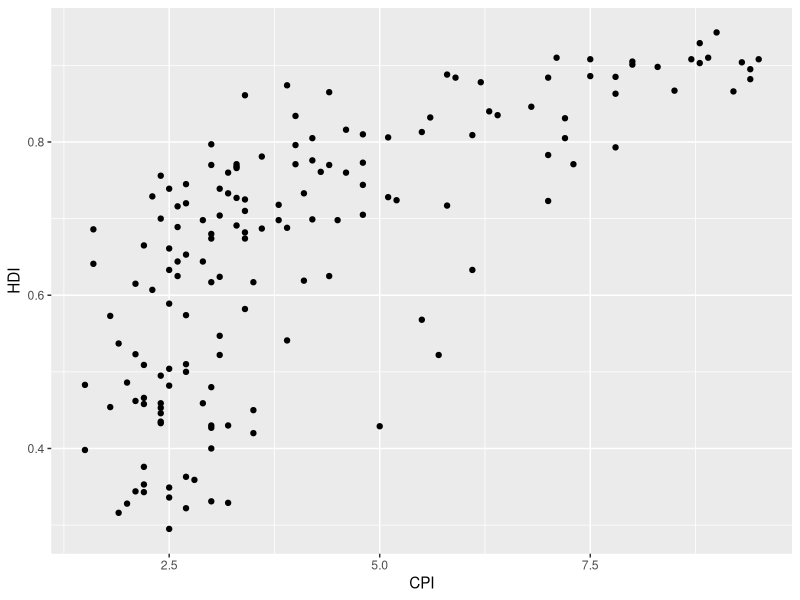
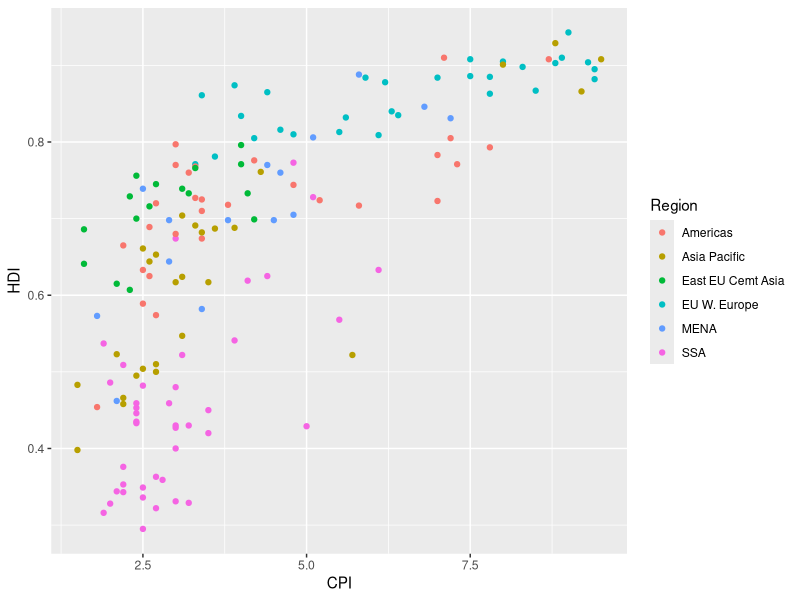
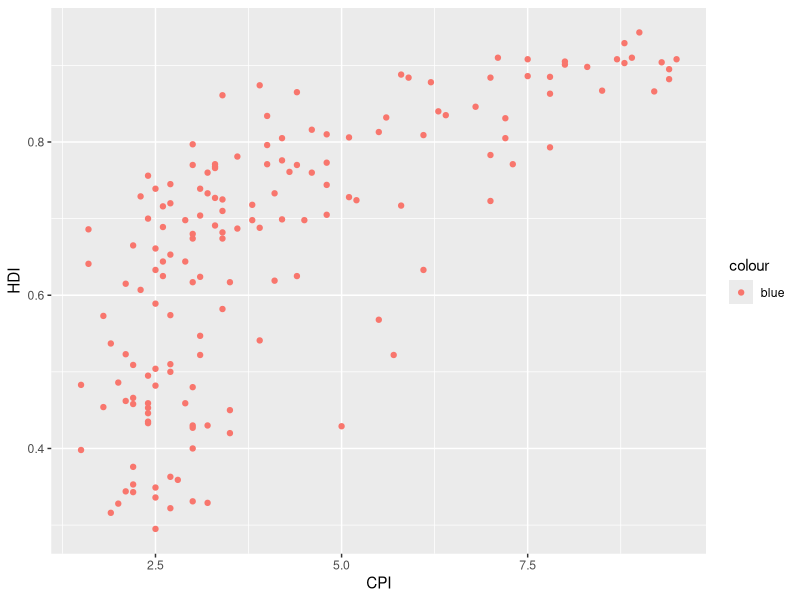
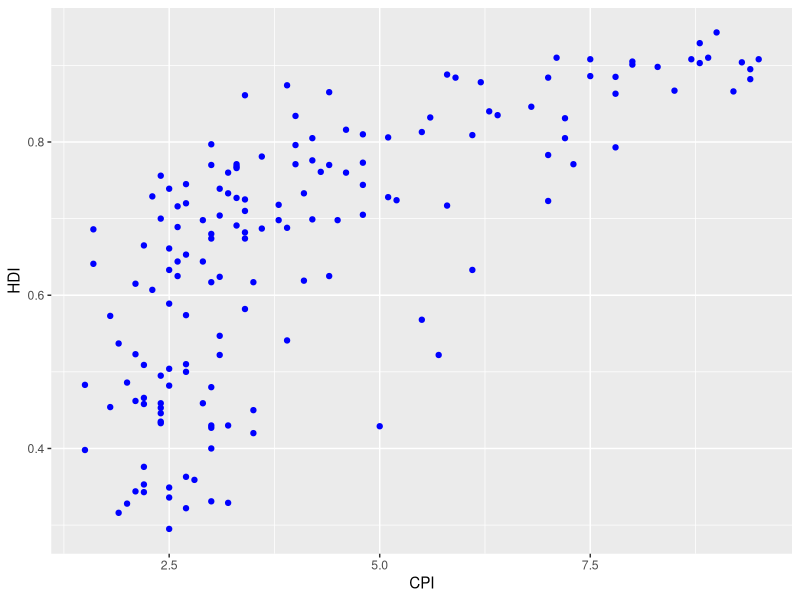
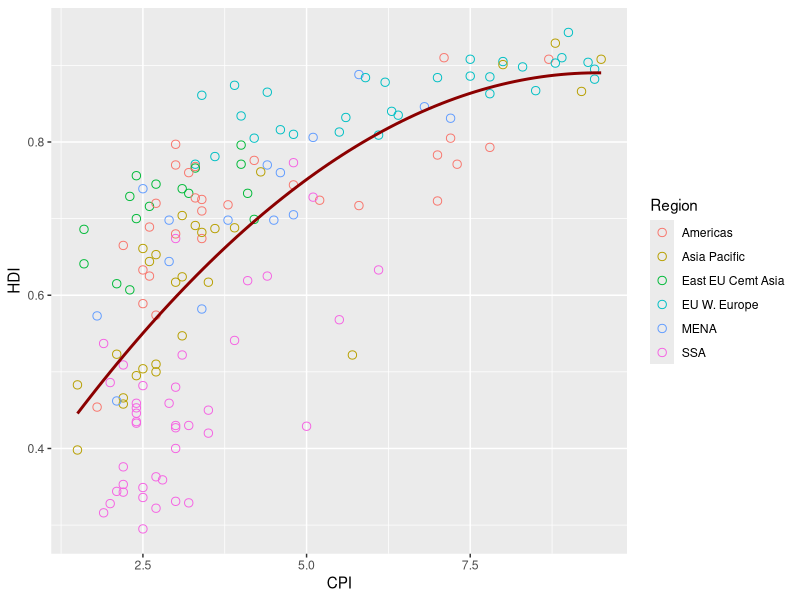
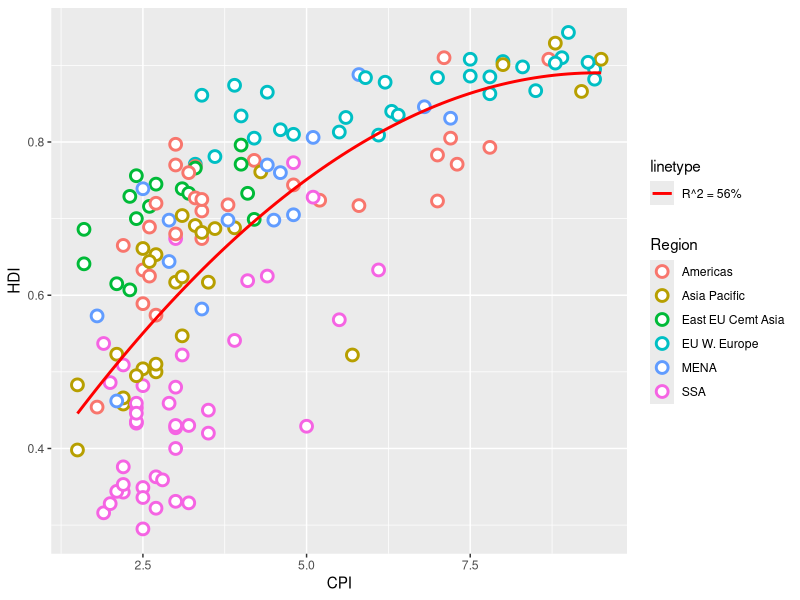
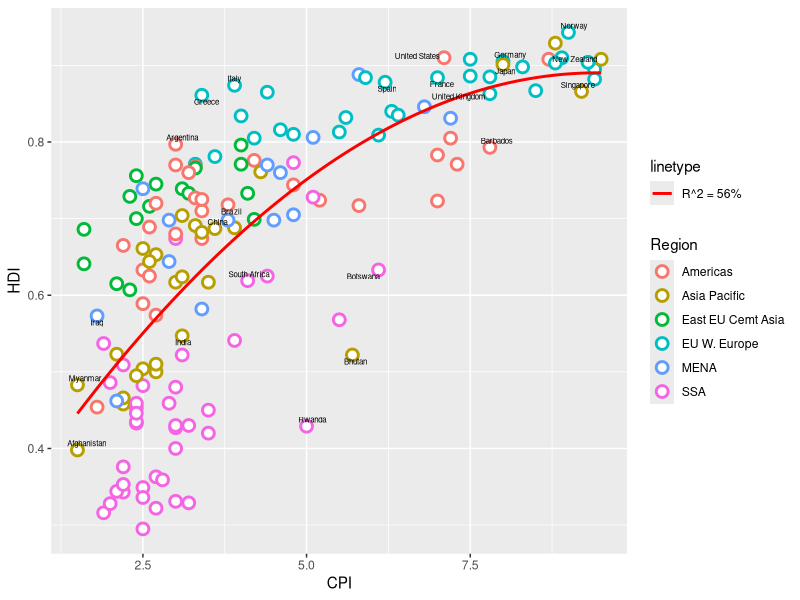
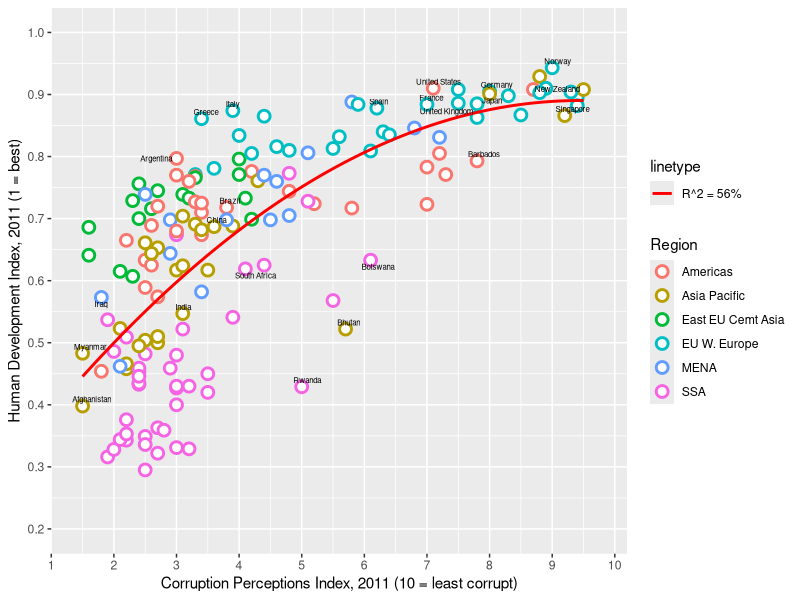

These figures' R source, in order:
## ---- chunk 1

library(tidyverse)
economist <- read_csv("data/EconomistData.csv")

p1 <- ggplot(economist, aes(x = CPI, y = HDI))
p2 <- p1 + geom_point()
print(p2)



## ---- chunk 2

p3 <- p1 + geom_point(aes(color = Region))
print(p3)


## ---- chunk 3

p1 + geom_point(aes(color = "blue"))


## ---- chunk 4

p1 + geom_point(color = "blue")


## ---- chunk 5

p3 <- p1 +
  geom_point(shape = 1,                            # shape=1，空心圆；
             size = 2.5, 
             aes(color = Region)) +                
  geom_smooth(method = "lm",
              color = "darkred",                                
              formula = y~ poly(x, 2),             # 指定二次多项式回归模型；
              se = FALSE)                          # 拟合不包含SE。
print(p3)


## ---- chunk 6


p4 <- p1 + 
  geom_point(shape = 21,                         # shape=21，使用具有边框的实心圆形状的点；
             size = 3,                           # 设置点的大小为3； 
             fill = "white",                     # 将点的填充颜色设置为白色；
             stroke = 1.5,                       # 设置点的边框宽度为1.5；
             aes(color = Region)) +
  geom_smooth(method = "lm",
              color = "red",
              aes(linetype = "R^2 = 56%"),       # 增加图例；
              formula = y~ poly(x, 2),           # 指定二次多项式回归模型；
              se = FALSE)                        # 拟合不包含SE。
print(p4)


## ---- chunk 7


library(ggrepel)                            # ggplot2图形上的标签调整；


dat <- economist %>%
  filter(Country %in% c("New Zealand","Norway","Singapore","Germany","United States",
                        "United Kingdom","Japan","Britain","Barbados","France",
                        "Spain","Botswana","CapVerde","Bhutan",
                        "Rwanda","Italy","Brazil","Greece","China",
                        "South Africa","India","Argentina","Russia",
                        "Venezuela","Iraq","Congo","Myanmar","Sudan","Afghanistan"))


p5 <- p4 +                                  # 在P4的基础上增加图层，所以底层的圆圈都是在的；
  geom_text_repel(data = dat,               # 添加带标签的散点图；
                  force = 0.5,              # 设置标签的排斥力（repulsion force），控制标签之间的间距；
                  hjust = 0.1,              # 设置标签相对于点的水平对齐方式；
                  size = 2,                 # 设置标签的文字大小；
                  aes(label = Country),     # 设置标签的内容为国家的名称；
                  max.overlaps = 30,        # 设置最大的重叠次数，防止标签过度重叠；
                  box.padding = 0.1)        # 设置标签外框内边距。
print(p5)


## ---- chunk 8


p6 <- p5 +
  scale_x_continuous("Corruption Perceptions Index, 2011 (10 = least corrupt)", # 设置 x 轴的标签和刻度；
                     breaks = 1:10,                                             # 设置 x 轴的刻度为1到10；
                     limits = c(1,10.2),                                        # 设置 x 轴的显示范围；
                     expand = c(0,0)) +            # 设置 x 轴的扩展参数，这里设置为0表示不扩展坐标轴范围；
  scale_y_continuous("Human Development Index, 2011 (1 = best)",                # 设置 y 轴的标签和刻度；
                     breaks = seq(0.2,1,0.1),      # 设置 y 轴的刻度为0.2到1，以0.1为间隔；
                     limits = c(0.2,1.0)) +        # 设置 y 轴的显示范围；
  scale_linetype_discrete(labels = paste0(expression(R^2)," = 56%"))   # 设置线型标签的内容；
                                                   # expression() 函数用于创建带有数学表达式的文本标签。

print(p6)




## ---- chunk 9


p7 <- p6 +

scale_color_manual(values=c("#014d64","#01a2d9","#7ad2f6",  # 属于ggplot2包；           
                            "#00887d","#ee8f71","#7c260b"), # 手动设置颜色；
                   labels=c("Americas","Asia Pacific",      # 为每个颜色指定标签，这些标签将在图例中显示；
                            "East Europe & Central Asia",
                            "West Europe","East Asia","South Asia"))
print(p7)



## ---- chunk 10


p8 <- p7 +
  labs(title = "Corruption and human development",                                     # 设置图表的标题；
       caption = "Source: Transparency International; UN Human Development Report") +  # 设置图表的注释；
  guides(colour = guide_legend(title = element_blank()),       # 修改colour图例的外观和标题；    
         linetype = guide_legend(title = element_blank()))     # 修改linetype图例的外观和标题。

print(p8)



## ---- chunk 11


p8 + theme_classic()          # 应用 "classic" 主题，这包括背景颜色、网格线样式等



## ---- chunk 12


library(ggthemes)
p8 + theme_stata()          # 应用 "stata" 主题，这包括背景颜色、网格线样式等



## ---- chunk 13


p8 + theme_wsj()          # 应用 "The Wall Street Journal" 主题，这包括背景颜色、网格线样式等



## ---- chunk 14


p9 <- p8 +
  theme(panel.background = element_rect(fill = "white"),                        # 背景是白色填充；
        panel.grid.major.y = element_line(color = "grey",linetype = "solid"),   # Y轴网格线是灰色，实线；
        panel.grid.major.x = element_blank(),                                   # X轴网格线删除；
        axis.line.x = element_line(color = "black"),                            # 加上X轴，并把X轴用黑色表示；
        axis.text.x = element_text(color = "black",size = 12),                  # 把X轴的文本，改成黑色，12号字；
        axis.ticks.length.x = unit(-0.2, "cm"),                                 # 调整坐标上的标签，表示往表格外；
        axis.ticks.length.y = unit(0.5, "cm"),            
        axis.ticks.y = element_line(color = "grey"),
        axis.text.y = element_text(color = "black",size = 12),
        axis.title = element_text(face = "italic"),                             # X轴和Y轴的标签都调整为斜体；
        plot.caption.position = "plot",                                         # caption放在图的左下角；
        plot.caption = element_text(hjust = 0),            # caption的字体位置；h是横，v是纵；h=0是最左端，h=1是最右端；
        legend.position = "top",                           # 图例位置最上面；
        legend.box = "horizontal",                         # 图例横向排列；
        legend.title = element_blank(),                    # 图例的title设置为空；
        legend.key = element_blank(),                      # 图例的外框，取消；
        legend.justification=c(-0.15,1)) +                 # 图例的位置；
  guides(colour = guide_legend(nrow = 1,order=1))          # 图例的顺序。


print(p9)



